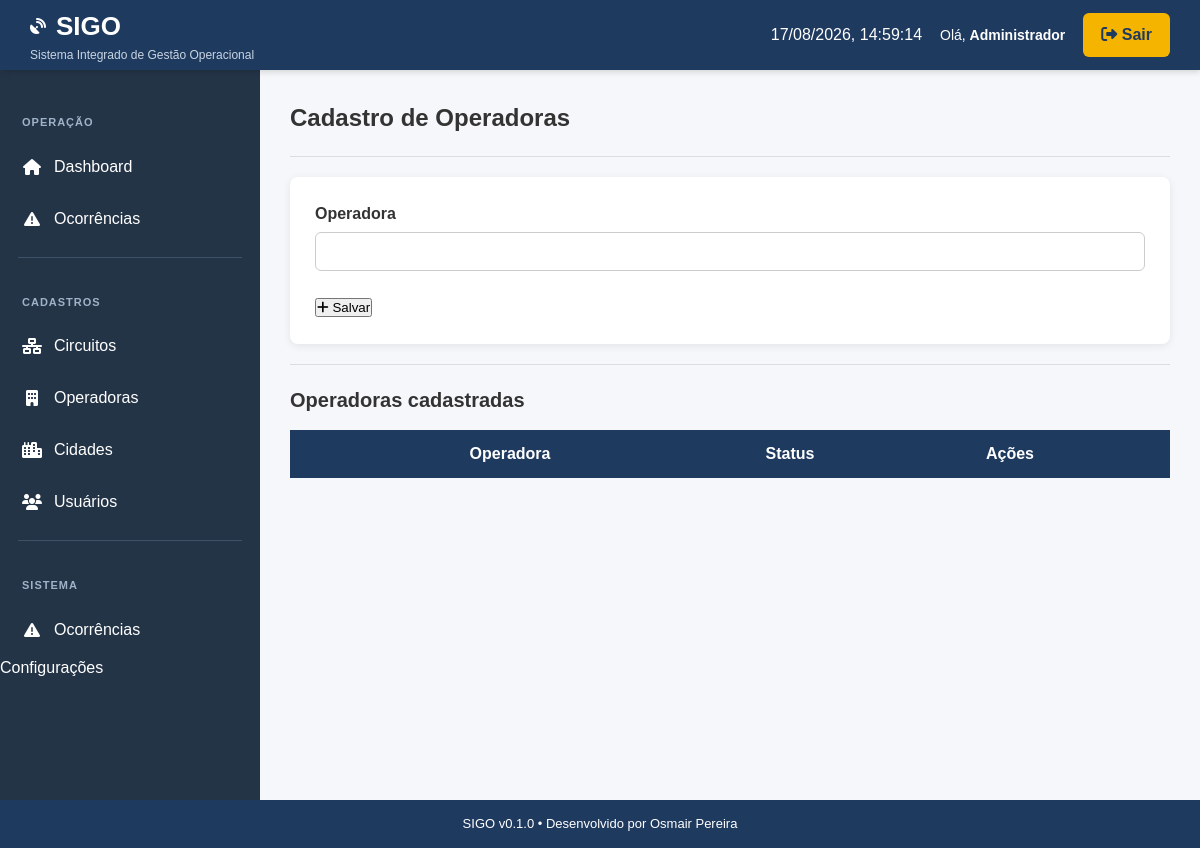
Page /operadoras (signed in) on the earlier database version.
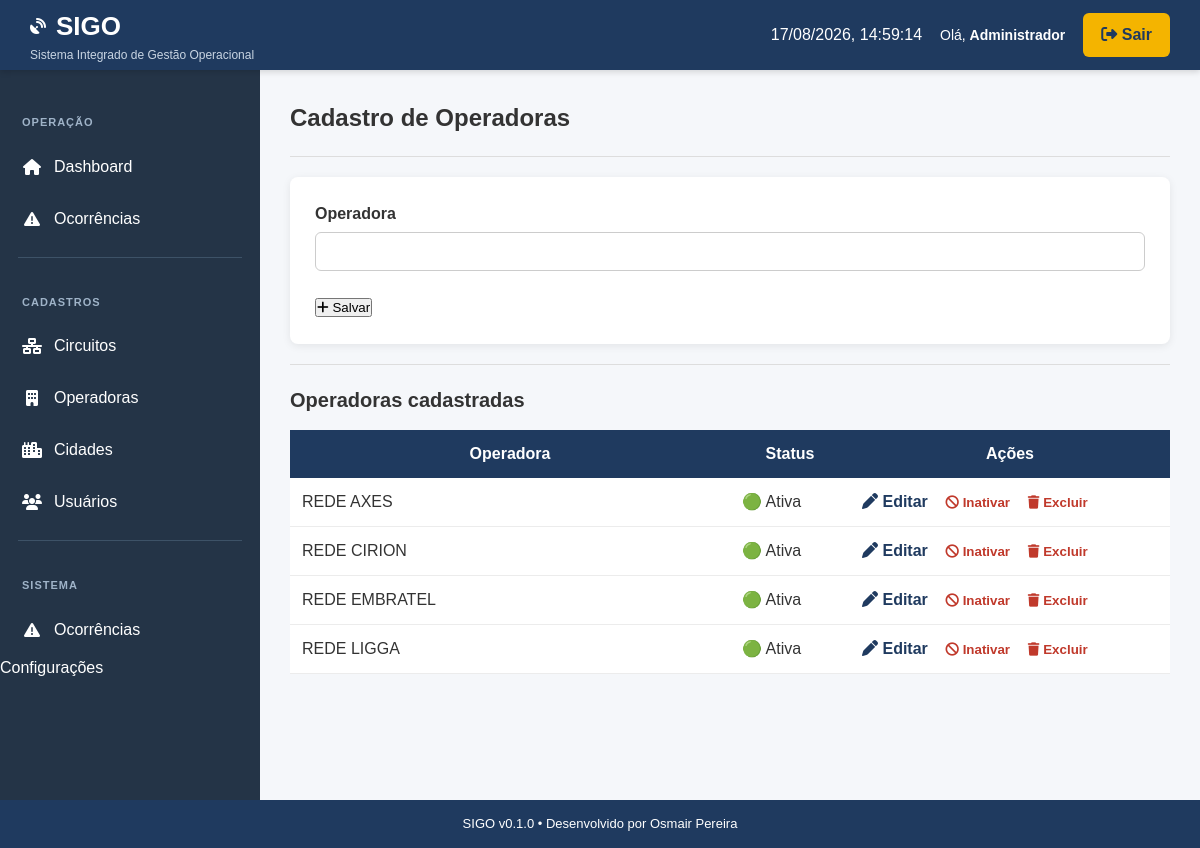
Same page on the later database version.
### app/models.py (models this page shows, shortened)
class BaseModel(db.Model):
    __abstract__ = True
    id = db.Column(db.Integer, primary_key=True)
    ativo = db.Column(
        db.Boolean,
        default=True,
        nullable=False,
    )
    created_at = db.Column(
        db.DateTime,
        default=agora,
        nullable=False,
    )
    updated_at = db.Column(
        db.DateTime,
        default=agora,
        onupdate=agora,
        nullable=False,
    )

class Operadora(BaseModel):
    __tablename__ = "operadoras"
    nome = db.Column(
        db.String(100),
        unique=True,
        nullable=False,
    )

### app/routes/operadoras.py (the view, shortened to what this page needs)
@operadoras_bp.route("/operadoras", methods=["GET", "POST"])
@admin_required
def lista_operadoras():
    editar = None
    editar_id = request.args.get("editar")
    if editar_id:
        editar = Operadora.query.get_or_404(editar_id)
    operadoras = Operadora.query.order_by(
        Operadora.nome
    ).all()
    return render_template(
        "operadoras/lista.html",
        operadoras=operadoras,
        editar=editar,
    )

### app/templates/operadoras/lista.html (shortened to what this page needs)
{% extends "base.html" %}
{% block content %}
<h2>Cadastro de Operadoras</h2>
<hr>
<form method="POST" class="form-card">
    <label>Operadora</label>
    <input
        type="text"
        name="nome"
        required
        value="{{ editar.nome if editar else '' }}">
    <br><br>
    <button type="submit">
        {% if editar %}
            <i class="fa-solid fa-pen"></i>
            Atualizar
        {% else %}
            <i class="fa-solid fa-plus"></i>
            Salvar
        {% endif %}
    </button>
</form>
<hr>
<h3>Operadoras cadastradas</h3>
<table class="tabela">
    <thead>
        <tr>
            <th>Operadora</th>
            <th width="120">Status</th>
            <th width="320">Ações</th>
        </tr>
    </thead>
<tbody>
{% for operadora in operadoras %}
<tr>
    <td>{{ operadora.nome }}</td>
    <td>
        {% if operadora.ativo %}
            🟢 Ativa
        {% else %}
            🔴 Inativa
        {% endif %}
    </td>
    <td>
        <a href="{{ url_for('operadoras.lista_operadoras', editar=operadora.id) }}">
            <i class="fa-solid fa-pen"></i>
            Editar
        </a>
        <form
            method="POST"
            action="{{ url_for('operadoras.alterar_status', id=operadora.id) }}"
            style="display:inline;">
            <button type="submit">
                {% if operadora.ativo %}
                    <i class="fa-solid fa-ban"></i>
                    Inativar
                {% else %}
                    <i class="fa-solid fa-check"></i>
                    Ativar
                {% endif %}
            </button>
        </form>
        <form
            method="POST"
            action="{{ url_for('operadoras.excluir_operadora', id=operadora.id) }}"
            style="display:inline;">
            <button
                type="submit"
                onclick="return confirm('Deseja excluir definitivamente esta operadora?')">
                <i class="fa-solid fa-trash"></i>
                Excluir
            </button>
        </form>
    </td>
</tr>
{% endfor %}
</tbody>
</table>
{% endblock %}

Differences in the rows shown:
added Operadora: nome "REDE AXES", ativo "🟢 Ativa"
added Operadora: nome "REDE CIRION", ativo "🟢 Ativa"
added Operadora: nome "REDE EMBRATEL", ativo "🟢 Ativa"
added Operadora: nome "REDE LIGGA", ativo "🟢 Ativa"
